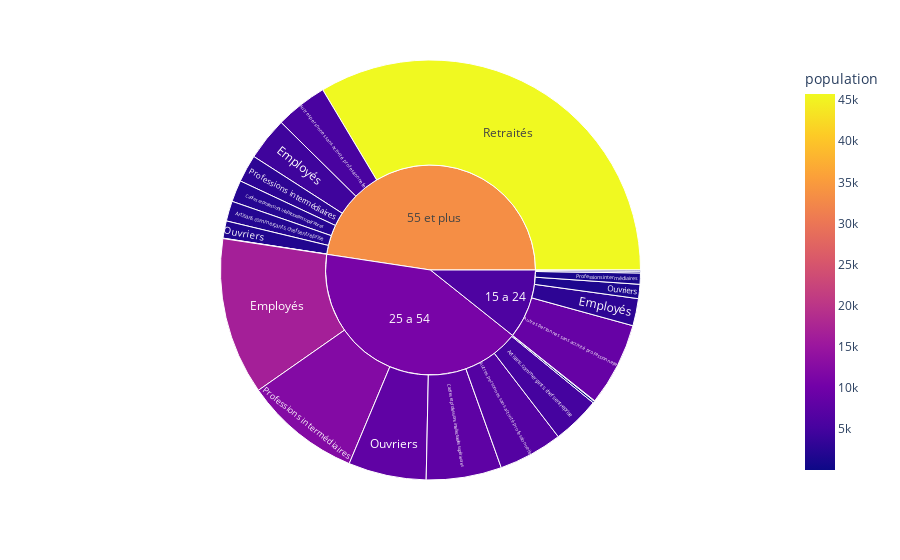

The code cell stored with this chart in its notebook:
### Code cell
fig = px.sunburst(df_pop_age_csp, path=['ag_tranche_age', 'csp_nom'], values='population', color='population')
fig.show()

### Figure 1 — Plotly figure (JSON) as saved in the notebook; plotly's stock layout.template omitted (floating-point values rounded to 4 significant figures)
{"data": [{"branchvalues": "total", "customdata": [[53], [43], [121], [5034], [2105], [8759], [6725], [5473], [187], [7903], [2272], [2852], [16485], [4520], [1491], [8171], [1813], [1173], [12209], [2884], [205], [45741], [6069.0], [10930.0], [33370.0]], "domain": {"x": [0, 1], "y": [0, 1]}, "hovertemplate": "labels=%{label}<br>population_sum=%{value}<br>parent=%{parent}<br>id=%{id}<br>population=%{color}<extra></extra>", "ids": ["25 a 54/Agriculteurs exploitants", "55 et plus/Agriculteurs exploitants", "15 a 24/Artisans. commerçants. chefs entreprise", "25 a 54/Artisans. commerçants. chefs entreprise", "55 et plus/Artisans. commerçants. chefs entreprise", "15 a 24/Autres personnes sans activité professionnelle", "25 a 54/Autres personnes sans activité professionnelle", "55 et plus/Autres personnes sans activité professionnelle", "15 a 24/Cadres et professions intellectuelles supérieures", "25 a 54/Cadres et professions intellectuelles supérieures", "55 et plus/Cadres et professions intellectuelles supérieures", "15 a 24/Employés", "25 a 54/Employés", "55 et plus/Employés", "15 a 24/Ouvriers", "25 a 54/Ouvriers", "55 et plus/Ouvriers", "15 a 24/Professions intermédiaires", "25 a 54/Professions intermédiaires", "55 et plus/Professions intermédiaires", "25 a 54/Retraités", "55 et plus/Retraités", "15 a 24", "25 a 54", "55 et plus"], "labels": ["Agriculteurs exploitants", "Agriculteurs exploitants", "Artisans. commerçants. chefs entreprise", "Artisans. commerçants. chefs entreprise", "Artisans. commerçants. chefs entreprise", "Autres personnes sans activité professionnelle", "Autres personnes sans activité professionnelle", "Autres personnes sans activité professionnelle", "Cadres et professions intellectuelles supérieures", "Cadres et professions intellectuelles supérieures", "Cadres et professions intellectuelles supérieures", "Employés", "Employés", "Employés", "Ouvriers", "Ouvriers", "Ouvriers", "Professions intermédiaires", "Professions intermédiaires", "Professions intermédiaires", "Retraités", "Retraités", "15 a 24", "25 a 54", "55 et plus"], "marker": {"coloraxis": "coloraxis", "colors": [53, 43, 121, 5034, 2105, 8759, 6725, 5473, 187, 7903, 2272, 2852, 16485, 4520, 1491, 8171, 1813, 1173, 12209, 2884, 205, 45741, 6069.0, 10930.0, 33370.0]}, "name": "", "parents": ["25 a 54", "55 et plus", "15 a 24", "25 a 54", "55 et plus", "15 a 24", "25 a 54", "55 et plus", "15 a 24", "25 a 54", "55 et plus", "15 a 24", "25 a 54", "55 et plus", "15 a 24", "25 a 54", "55 et plus", "15 a 24", "25 a 54", "55 et plus", "25 a 54", "55 et plus", "", "", ""], "type": "sunburst", "values": [53, 43, 121, 5034, 2105, 8759, 6725, 5473, 187, 7903, 2272, 2852, 16485, 4520, 1491, 8171, 1813, 1173, 12209, 2884, 205, 45741, 14583, 56785, 64851]}], "layout": {"coloraxis": {"colorbar": {"title": {"text": "population"}}, "colorscale": [[0, "#0d0887"], [0.1111, "#46039f"], [0.2222, "#7201a8"], [0.3333, "#9c179e"], [0.4444, "#bd3786"], [0.5556, "#d8576b"], [0.6667, "#ed7953"], [0.7778, "#fb9f3a"], [0.8889, "#fdca26"], [1, "#f0f921"]]}, "legend": {"tracegroupgap": 0}, "margin": {"t": 60}}}
